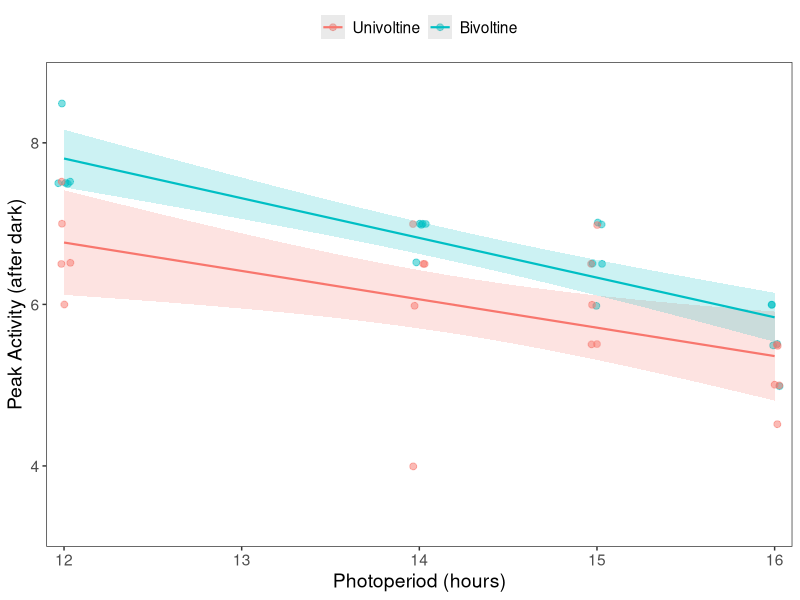
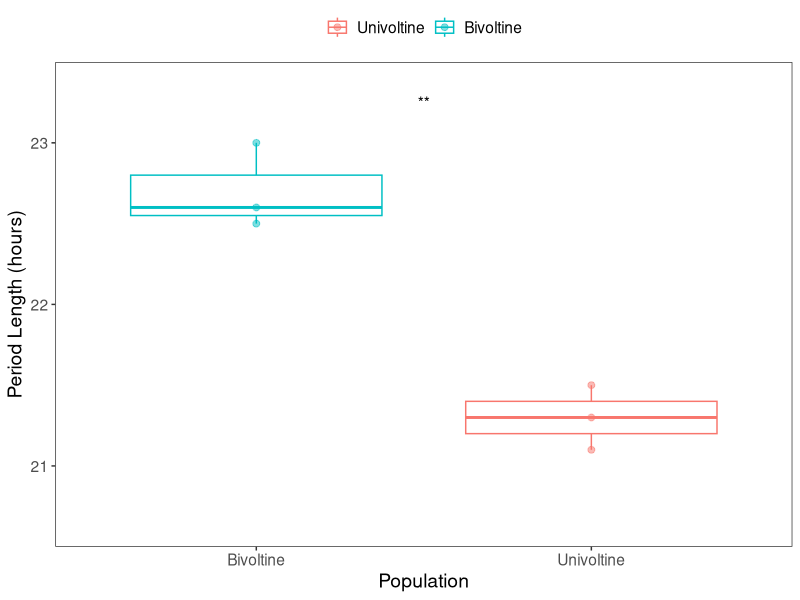

Write R code to recreate these figures, in order. (Note: this script raises an error after producing the figures.)
## ---- chunk 1
library('car')
library('emmeans')
library('ggplot2')
library('ggpubr')
library('readr')
library('tidyverse')

## ---- chunk 2

## ---- chunk 3

## ---- chunk 4
phase_df <- read_csv("../data/activity_summary.csv", 
                         col_types = cols(...1 = col_skip()),
                     show_col_types = FALSE)

phase_df$strain = as.factor(phase_df$strain)
phase_df$strain = relevel(phase_df$strain, ref = 'univoltine')

#lm
m1 = lm(peak_after_day ~ daylength+strain, data = phase_df)
car::Anova(m1)
m1_contrast = emmeans::contrast(emmeans::emmeans(m1, ~ strain, type = 'response'), method = 'pairwise')
summary(m1_contrast, infer = c(TRUE, TRUE))

figure1c = ggplot(data=phase_df,
                 aes(x=daylength, y=peak_after_day, color=strain)) +
  geom_jitter(size=2, alpha=0.5, position = position_jitter(width = 0.04, height = 0.02)) +
  geom_smooth(method='lm', se=TRUE, aes(fill = strain),alpha = 0.2, size = 0.75) +
  scale_fill_manual(values = c('univoltine' = "#F8766D", 'bivoltine' = "#00BFC4"),
                     labels = c('univoltine' = "Univoltine",
                                'bivoltine' = "Bivoltine")) +
  scale_color_manual(values = c('univoltine' = "#F8766D", 'bivoltine' = "#00BFC4"),
                     labels = c('univoltine' = "Univoltine",
                                'bivoltine' = "Bivoltine")) +
  theme_bw() +
  theme(text = element_text(size = 14, family = "sans", color = 'black'),
        strip.background = element_blank(),
        panel.grid.major = element_blank(),
        panel.grid.minor = element_blank(),
        legend.position = "top",
        legend.title = element_blank()) +
  ylab("Peak Activity (after dark)") + xlab("Photoperiod (hours)") +
  scale_x_continuous(breaks = c(12, 13, 14, 15, 16), expand = c(0.0,0), limits = c(11.9, 16.1)) +
  scale_y_continuous(breaks = c(4,6,8), expand = c(0,0), limits = c(3,9)) +
  guides(fill = 'none')

## ---- chunk 5
circ_df <- read_csv("../data/activity_circadian.csv")
circ_df$strain = as.factor(circ_df$strain)
circ_df$strain = relevel(circ_df$strain, ref = 'univoltine')

t.test(data = circ_df, period ~ strain)

figure1d = ggplot(circ_df,
                  aes(x=strain, y=period, color = strain)) +
  geom_boxplot(size = 0.5) +
  geom_point(aes(x = strain, y = period, color = strain), alpha=0.5, size=2) +
  theme_bw() +
  ylab("Period (hours)") + xlab("Population") +
  scale_color_manual(values = c(
    'bivoltine' = "#00BFC4",
    'univoltine' = "#F8766D"),
    labels = c(
      'bivoltine' = 'Bivoltine',
      'univoltine' = 'Univoltine',
    name = "")) +
  theme(text = element_text(size = 14, family = "sans", color = 'black'),
        strip.background = element_blank(),
        panel.grid.major = element_blank(),
        panel.grid.minor = element_blank(),
        legend.position = "top",
        legend.title = element_blank()) +
  scale_x_discrete(breaks = c('bivoltine', 'univoltine'), limits = c('bivoltine', 'univoltine'),
                   labels = c('bivoltine' = 'Bivoltine', 'univoltine' = 'Univoltine'),
                   name = "Population") +
  scale_y_continuous(breaks = seq(21, 23,  by = 1), expand = c(0,0), limits = c(20.5,23.5),
                   name = 'Period Length (hours)') +
  annotate("text", x=1.5, y=23.25, label= "**", size = 4)

## ---- chunk 6
figure1 = ggarrange(figure1a,figure1b,
                    figure1c,figure1d,
                    ncol = 2, nrow = 2,
                    common.legend = TRUE, legend = 'top', align = 'hv')


ggsave("../plots/figure1.png", plot = figure1, width = 6, height = 6, dpi = 600, units=c('in'),
               bg='white')
